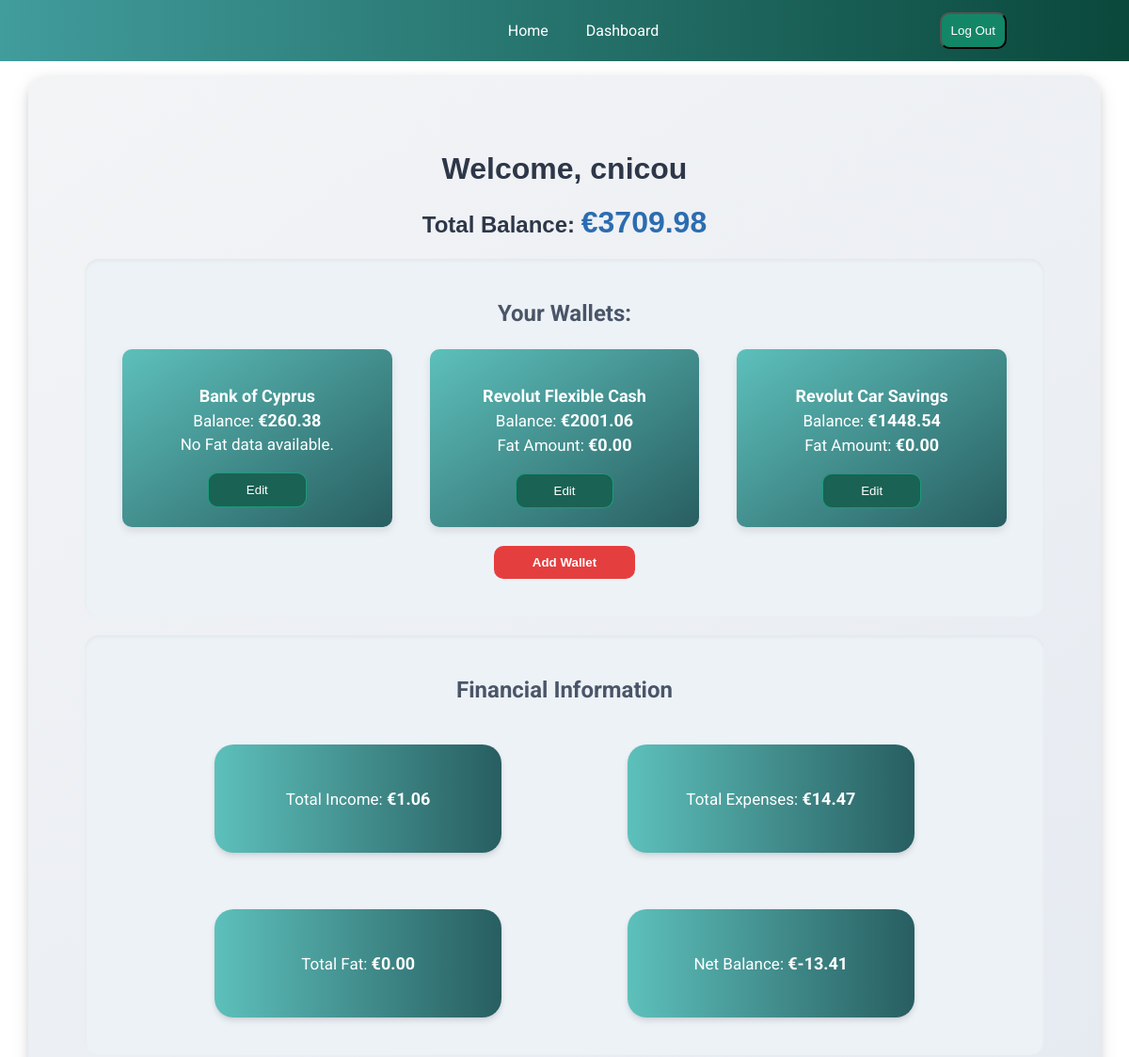
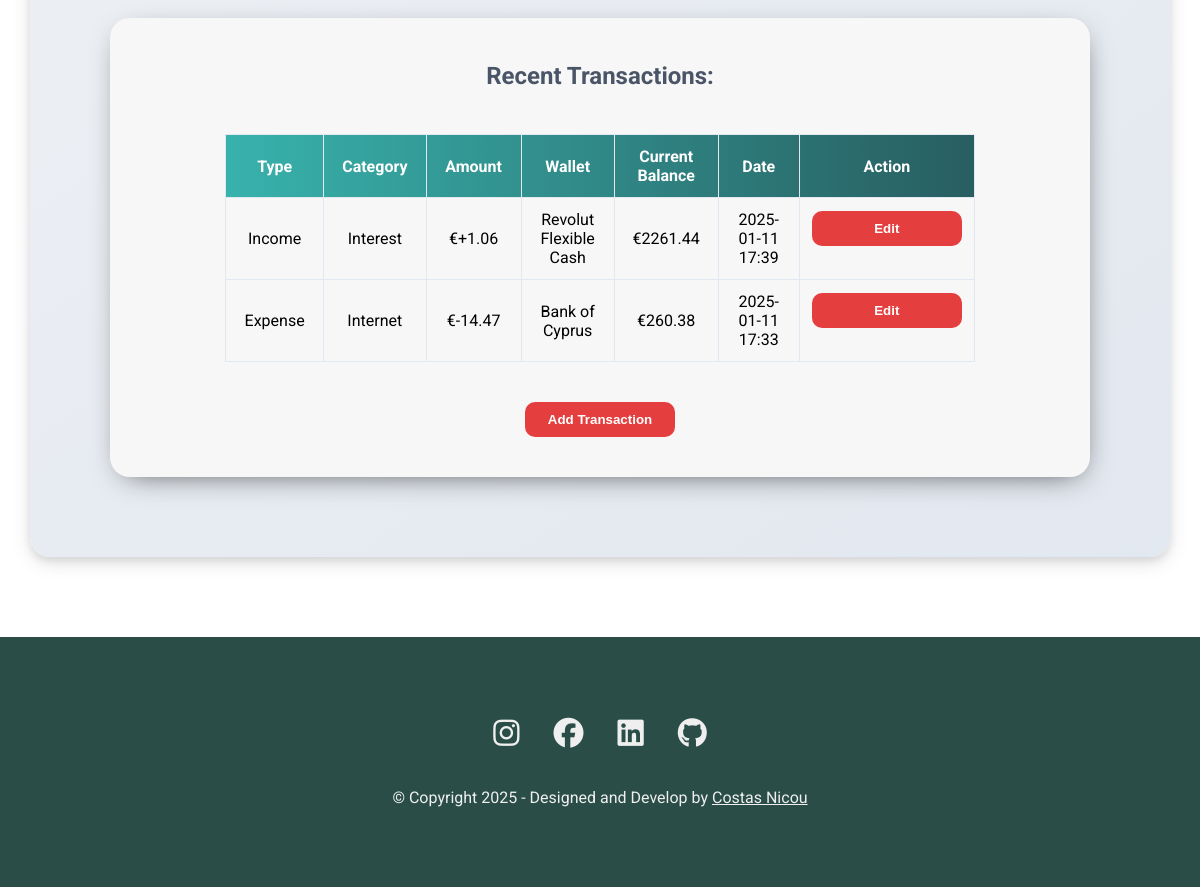
The page /dashboard/ (signed in) on the database its author committed (2 pictures, top to bottom).
### dashboard/models.py (models this page shows, shortened)
class Wallet(models.Model):
    CATEGORY_CHOICES = [
        ('Cash', 'Cash'),
        ('Debit Card', 'Debit Card'),
        ('Credit Card', 'Credit Card'),
        ('Bank Account', 'Bank Account'),
    ]
    user = models.ForeignKey(User, on_delete=models.CASCADE, related_name='wallets')
    name = models.CharField(max_length=100)
    category = models.CharField(max_length=50, choices=CATEGORY_CHOICES)
    balance = models.DecimalField(max_digits=10, decimal_places=2, default=0.00)
    def __str__(self):
        return self.name

class Fat(models.Model):
    wallet = models.OneToOneField(Wallet, on_delete=models.CASCADE, related_name='fat')
    amount = models.DecimalField(max_digits=10, decimal_places=2, default=0.00)

class Transaction(models.Model):
    TYPE_CHOICES = [
        ('Income', 'Income'),
        ('Expense', 'Expense'),
    ]
    wallet = models.ForeignKey(Wallet, on_delete=models.CASCADE, related_name='transactions')
    type = models.CharField(max_length=10, choices=TYPE_CHOICES)
    category = models.CharField(max_length=100)
    amount = models.DecimalField(max_digits=10, decimal_places=2)
    timestamp = models.DateTimeField(auto_now_add=True)
    total_balance = models.DecimalField(max_digits=15, decimal_places=2, default=Decimal('0.00'))  # New field

### dashboard/views.py (the view, shortened to what this page needs)
# urls.py: path('', views.dashboard, name='dashboard'),
@login_required
def dashboard(request):
    wallet_form = WalletForm()
    transaction_form = TransactionForm(user=request.user)
    wallets = Wallet.objects.filter(user=request.user)
    wallet_forms = {wallet.id: WalletForm(instance=wallet) for wallet in wallets}
    transactions = Transaction.objects.filter(wallet__user=request.user).order_by('-timestamp')
    for transaction in transactions:
        transaction.edit_form = TransactionForm(instance=transaction, user=request.user)
    total_fat = Decimal(Fat.objects.aggregate(total=Sum('amount'))['total'] or Decimal('0.00'))
    total_balance = Decimal(sum(Decimal(wallet.balance) for wallet in wallets))
    total_income = Decimal(Transaction.objects.filter(wallet__user=request.user, type='Income').aggregate(total=Sum('amount'))['total'] or Decimal('0.00'))
    total_expenses = Decimal(Transaction.objects.filter(wallet__user=request.user, type='Expense').aggregate(total=Sum('amount'))['total'] or Decimal('0.00'))
    net_balance = Decimal(total_income) - Decimal(total_expenses)
    return render(request, 'dashboard/dashboard.html', {
        'wallets': wallets,
        'wallet_forms': wallet_forms,
        'transactions': transactions,
        'total_balance': total_balance,
        'wallet_form': wallet_form,
        'transaction_form': transaction_form,
        'total_income': total_income,
        'total_expenses': total_expenses,
        'net_balance': net_balance,
        'total_fat': total_fat,
    })

### dashboard/templatetags/custom_filters.py (called while the page is built)
@register.filter
def get_item(dictionary, key):
    return dictionary.get(key)

### dashboard/templates/dashboard/dashboard.html (shortened to what this page needs)
{% extends 'dashboard/base.html'%}
{% load custom_filters %}
{% load static %}
{% block main %}
<div class="dashboard wrapper  ">
    <h1>Welcome, {{ user.username }}</h1>
    <h2>Total Balance:  <span class="total-balance">€{{ total_balance }}</span></h2>
    <section class="wallet-section dashboard-shadow">
        <h3>Your Wallets:</h3>
        <div class="wallets">
            <div class="wallet-flex">
                {% for wallet in wallets %}
                    <div class="wallet">
                        <p>
                        <span class="wallet-header"><strong>{{ wallet.name }}</strong></span><br>
                        Balance: <span class="wallet-amount"> €{{ wallet.balance }}</span><br>
                        {% if wallet.fat %}
                        Fat Amount: <span class="wallet-amount"> €{{ wallet.fat.amount }}</span>
                        {% else %}
                            No Fat data available.
                        {% endif %}
                        </p>
                        <button type="button" class="wallet-btn open-edit-wallet-modal" onclick="openEditWalletModal({{ wallet.id }})" data-toggle="modal" data-target="#editWalletModal{{ wallet.id }}">
                            Edit
                        </button>
                    </div>
                    {% empty %}
                      <p>No Wallets available</p>
                {% endfor %}
            </div>
            <button class="dashboard-btn open-wallet-modal show-form" onclick="openWalletModal()">Add Wallet</button>
        </div>
    </section>
    <section class="sum dashboard-shadow">
        <h3>Financial Information</h3>
        <div class="dashboard-flex">
            <div class="dashboard-view income">
                <p>Total Income: <span class="dashboard-amount">€{{ total_income|default:0.00|floatformat:2 }}</span></p>
            </div>
            <div class="dashboard-view expenses">
                <p>Total Expenses:  <span class="dashboard-amount">€{{ total_expenses|default:0.00|floatformat:2 }}</span></p>
            </div>
            <div class="dashboard-view fat">
                <p>Total Fat: <span class="dashboard-amount">€{{ total_fat|default:0.00|floatformat:2  }}</span></p>
            </div>
            <div class="dashboard-view net">
                <p>Net Balance: <span class="dashboard-amount">€{{ net_balance|default:0.00|floatformat:2  }}</span></p>
            </div>
        </div>
    </section>
    <section class="transactions-section dashboard-shadow">
        <h3>Recent Transactions:</h3>
        <div class="transaction-section-wrapper">
            <table border="1">
                <thead>
                    <tr>
                        <th width="100">Type</th>
                        <th width="100">Category</th>
                        <th width="100">Amount</th>
                        <th width="100">Wallet</th>
                        <th width="100">Current Balance</th>
                        <th width="150">Date</th>
                        <th width="100">Action</th>
                    </tr>
                </thead>
                <tbody>
                    {% for transaction in transactions %}
                        <tr>
                            <td>{{ transaction.type }}</td>
                            <td>{{ transaction.category }}</td>
                            <td>
                                {% if transaction.type == "Expense" %}
                                    €-{{ transaction.amount }}
                                {% else %}
                                    €+{{ transaction.amount }}
                                {% endif %}
                            </td>
                            <td>{{ transaction.wallet.name }}</td>
                            <td>€{{ transaction.total_balance }}</td>
                            <td>{{ transaction.timestamp|date:"Y-m-d H:i" }}</td>
                            <td>
                                <button type="button" class="dashboard-btn" onclick="openEditTransModal({{ transaction.id }})" data-toggle="modal" data-target="#editTransactionModal{{ transaction.id }}">
                                    Edit
                                </button>
                            </td>
                        </tr>
                        {% empty %}
                        <tr>
                            <td colspan="7">No transactions available.</td>
                        </tr>
                    {% endfor %}
                </tbody>
            </table>
        </div>
        <button class="dashboard-btn open-trans-modal show-form" onclick="openTransModal()">Add Transaction</button>
    </section>
</div>
{% endblock %}

### dashboard/static/css/desktop/global.css (style rules this page uses)
html,body { padding: 0; margin: 0; font-family: "Roboto", serif; }
section { padding: 40px; }

### dashboard/static/css/desktop/dashboard.css (style rules this page uses)
.dashboard { min-height: 600px; padding: 80px; margin: 0 auto; border-radius: 40px; }
.wrapper { width: 85%; margin: 100px auto; text-align: center; }
.dashboard h1 { text-align: center; }
.dashboard h2 { text-align: right; }
.total-balance { color: rgb(15, 112, 81); }
section h3 { text-align: center; }
.sum,.wallet-section { padding: 0; margin: 0; }
.dashboard-flex { display: flex; width: 95%; justify-content: space-evenly; margin: 0 auto; }
.dashboard-view { width: 300px; margin: 20px; text-align: center; color: white; background: rgb(65,156,156); background: linear-gradient(90deg, rgba(65,156,156,1) 0%, rgba(8,69,56,0.6278886554621849) 100%); margin: 20px; border-radius: 40px; display: flex; flex-direction: column; align-content: center; justify-content: center; }
.sum,.wallet-section,.transactions-section { border-radius: 20px; padding: 20px 0; margin: 20px; background-color: rgb(247, 247, 247); }
.dashboard-shadow { -webkit-box-shadow: 2px 8px 31px -13px rgba(0,0,0,0.75); -moz-box-shadow: 2px 8px 31px -13px rgba(0,0,0,0.75); box-shadow: 2px 8px 31px -13px rgba(0,0,0,0.75); }
.wallet-flex { display: flex; justify-content: center; }
.wallet-section { padding-top: 20px; padding-bottom: 20px; }
.wallets { text-align: center; }
.show-form { margin: 20px; }
table { border-radius: 10px; margin: 0 auto; }
thead { background: rgb(65,156,156); background: linear-gradient(90deg, rgba(65,156,156,1) 0%, rgba(8,69,56,0.6278886554621849) 100%); color: white; }
th { width: 150px; text-align: center; padding: 10px; }
td { padding: 10px; }
.dashboard-btn { width: 150px; padding: 10px; margin-bottom: 20px; background-color: tomato; border:1px solid white; border-radius: 10px; color:white; transition:all 0.3s ease; }
.transaction-section-wrapper { width: 85%; margin: 0 auto; max-height: 400px; overflow-x: scroll; }
.dashboard { min-height: 600px; padding: 60px; margin: 0 auto; border-radius: 20px; background: linear-gradient(145deg, #f3f4f6, #e2e8f0); box-shadow: 0 4px 8px rgba(0, 0, 0, 0.1), 0 6px 20px rgba(0, 0, 0, 0.1); }
.wrapper { width: 85%; margin: 80px auto; text-align: center; }
.dashboard h1, .dashboard h2 { text-align: center; font-family: 'Poppins', sans-serif; color: #2d3748; margin-bottom: 20px; }
.total-balance { color: #2b6cb0; font-size: 2rem; }
section h3 { text-align: center; color: #4a5568; font-size: 1.5rem; }
.sum, .wallet-section { padding: 20px; margin: 20px 0; border-radius: 15px; background: #edf2f7; box-shadow: inset 0 2px 4px rgba(0, 0, 0, 0.05); }
.dashboard-flex { display: flex; flex-wrap: wrap; justify-content: space-evenly; gap: 20px; }
.wallet { width: 250px; padding: 20px; text-align: center; color: #ffffff; background: linear-gradient(145deg, #5dc0bb, #285e61); border-radius: 10px; box-shadow: 0 4px 8px rgba(0, 0, 0, 0.1); transition:all 0.3s ease; font-size: 17px; margin:0 20px; line-height: 25px; }
.wallet-btn { padding: 10px 40px; border: 1px solid rgba(27, 158, 123, 0.976); color: white; border-radius: 10px; text-decoration: none; transition:all 0.3s ease; background-color: rgb(26, 98, 84); }
.dashboard-view { width: 245px; padding: 30px; text-align: center; color: #ffffff; background: linear-gradient(90deg, #5dc0bb, #285e61); border-radius: 20px; box-shadow: 0 4px 6px rgba(0, 0, 0, 0.1), 0 1px 3px rgba(0, 0, 0, 0.06); transition: transform 0.3s ease, box-shadow 0.3s ease; font-size: 17px; }
.dashboard-amount { font-size: 18px; font-weight: bold; }
.wallet-header { font-size: 18px; }
.wallet-amount { font-size: 18px; font-weight: bold; }
.dashboard-btn { width: 150px; padding: 10px; margin-bottom: 20px; background-color: #e53e3e; color: #ffffff; border: none; border-radius: 10px; font-weight: bold; cursor: pointer; transition: background-color 0.3s ease; }
table { border-radius: 10px; margin: 20px auto; width: 90%; border-collapse: collapse; }
thead { background: linear-gradient(90deg, #38b2ac, #285e61); color: white; }
th, td { padding: 12px; text-align: center; border: 1px solid #e2e8f0; }

### rows shown on the page
Wallet: name "Bank of Cyprus", balance "260.38", shows "No Fat data available."
Wallet: name "Revolut Flexible Cash", balance "2001.06", fat.amount "0.00"
Wallet: name "Revolut Car Savings", balance "1448.54", fat.amount "0.00"

### other values the page prints
{{ user.username }} "cnicou"
{{ total_balance }} "3709.98"
{{ total_income|default:0.00|floatformat:2 }} "1.06"
{{ total_expenses|default:0.00|floatformat:2 }} "14.47"
{{ total_fat|default:0.00|floatformat:2 }} "0.00"
{{ net_balance|default:0.00|floatformat:2 }} "-13.41"
